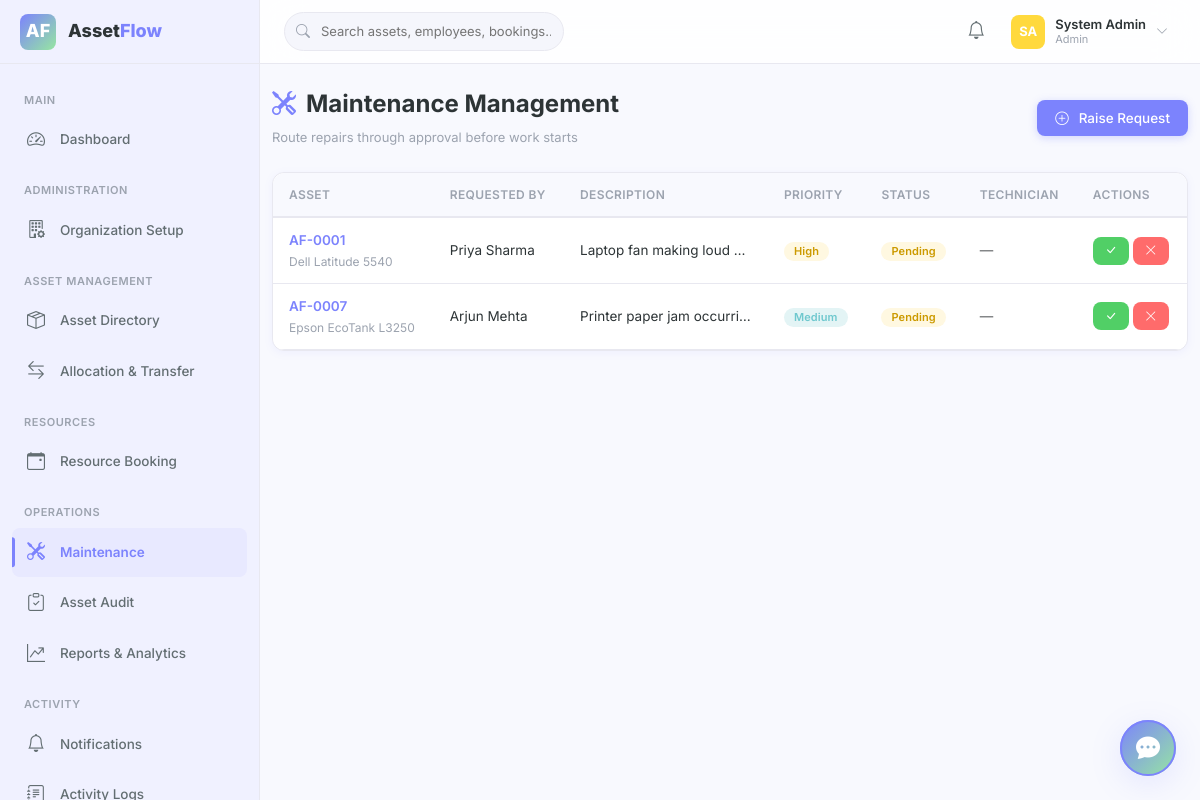
/maintenance (signed in), run on the app's committed database.
### tables this page shows
CREATE TABLE maintenance_requests (
    id                  INT AUTO_INCREMENT PRIMARY KEY,
    asset_id            INT NOT NULL,
    requested_by        INT NOT NULL,
    approved_by         INT DEFAULT NULL,
    technician_id       INT DEFAULT NULL,
    description         TEXT NOT NULL,
    priority            ENUM('Low','Medium','High','Critical') NOT NULL DEFAULT 'Medium',
    status              ENUM('Pending','Approved','Rejected','Assigned','In Progress','Resolved') NOT NULL DEFAULT 'Pending',
    photo               VARCHAR(255) DEFAULT NULL,
    resolution_notes    TEXT DEFAULT NULL,
    resolved_at         DATETIME DEFAULT NULL,
    created_at          TIMESTAMP DEFAULT CURRENT_TIMESTAMP,
    updated_at          TIMESTAMP DEFAULT CURRENT_TIMESTAMP ON UPDATE CURRENT_TIMESTAMP,
    INDEX idx_maint_asset (asset_id),
    INDEX idx_maint_status (status),
    INDEX idx_maint_priority (priority),
    CONSTRAINT fk_maint_asset FOREIGN KEY (asset_id) REFERENCES assets(id) ON DELETE CASCADE,
    CONSTRAINT fk_maint_req FOREIGN KEY (requested_by) REFERENCES users(id) ON DELETE CASCADE,
    CONSTRAINT fk_maint_appr FOREIGN KEY (approved_by) REFERENCES users(id) ON DELETE SET NULL,
    CONSTRAINT fk_maint_tech FOREIGN KEY (technician_id) REFERENCES users(id) ON DELETE SET NULL
);

CREATE TABLE assets (
    id                  INT AUTO_INCREMENT PRIMARY KEY,
    asset_tag           VARCHAR(20) NOT NULL UNIQUE,
    name                VARCHAR(150) NOT NULL,
    category_id         INT DEFAULT NULL,
    serial_number       VARCHAR(100) DEFAULT NULL,
    acquisition_date    DATE DEFAULT NULL,
    acquisition_cost    DECIMAL(12,2) DEFAULT 0.00,
    `condition`         ENUM('New','Good','Fair','Poor') NOT NULL DEFAULT 'New',
    location            VARCHAR(200) DEFAULT NULL,
    status              ENUM('Available','Allocated','Reserved','Under Maintenance','Lost','Retired','Disposed') NOT NULL DEFAULT 'Available',
    is_bookable         TINYINT(1) NOT NULL DEFAULT 0,
    photo               VARCHAR(255) DEFAULT NULL,
    documents           JSON DEFAULT NULL,
    department_id       INT DEFAULT NULL,
    assigned_to         INT DEFAULT NULL,
    notes               TEXT DEFAULT NULL,
    created_at          TIMESTAMP DEFAULT CURRENT_TIMESTAMP,
    updated_at          TIMESTAMP DEFAULT CURRENT_TIMESTAMP ON UPDATE CURRENT_TIMESTAMP,
    INDEX idx_asset_status (status),
    INDEX idx_asset_category (category_id),
    INDEX idx_asset_dept (department_id),
    INDEX idx_asset_assigned (assigned_to),
    INDEX idx_asset_bookable (is_bookable),
    INDEX idx_asset_tag (asset_tag),
    CONSTRAINT fk_asset_category FOREIGN KEY (category_id) REFERENCES asset_categories(id) ON DELETE SET NULL,
    CONSTRAINT fk_asset_dept FOREIGN KEY (department_id) REFERENCES departments(id) ON DELETE SET NULL,
    CONSTRAINT fk_asset_assigned FOREIGN KEY (assigned_to) REFERENCES users(id) ON DELETE SET NULL
);

CREATE TABLE users (
    id              INT AUTO_INCREMENT PRIMARY KEY,
    name            VARCHAR(100) NOT NULL,
    email           VARCHAR(150) NOT NULL UNIQUE,
    password        VARCHAR(255) NOT NULL,
    role            ENUM('Admin','Asset Manager','Department Head','Employee') NOT NULL DEFAULT 'Employee',
    department_id   INT DEFAULT NULL,
    status          ENUM('Active','Inactive') NOT NULL DEFAULT 'Active',
    avatar          VARCHAR(255) DEFAULT NULL,
    reset_token     VARCHAR(255) DEFAULT NULL,
    reset_expiry    DATETIME DEFAULT NULL,
    created_at      TIMESTAMP DEFAULT CURRENT_TIMESTAMP,
    updated_at      TIMESTAMP DEFAULT CURRENT_TIMESTAMP ON UPDATE CURRENT_TIMESTAMP,
    INDEX idx_user_role (role),
    INDEX idx_user_status (status),
    INDEX idx_user_dept (department_id),
    CONSTRAINT fk_user_dept FOREIGN KEY (department_id) REFERENCES departments(id) ON DELETE SET NULL
);

### app/Controllers/MaintenanceController.php (called while the page is built, shortened)
<?php
class MaintenanceController extends Controller
{
    public function index(): void
    {
        $role = Auth::role();
        $sql = "SELECT m.*, a.asset_tag, a.name as asset_name, u.name as requester_name,
                       ap.name as approver_name, t.name as tech_name
                FROM maintenance_requests m
                JOIN assets a ON m.asset_id = a.id
                JOIN users u ON m.requested_by = u.id
                LEFT JOIN users ap ON m.approved_by = ap.id
                LEFT JOIN users t ON m.technician_id = t.id";
        if ($role === 'Employee') {
            $sql .= " WHERE m.requested_by = :uid";
            $params = ['uid' => Auth::id()];
        } else {
            $params = [];
        }
        $sql .= " ORDER BY m.created_at DESC LIMIT 100";
        $requests = Database::fetchAll($sql, $params);
        $employees = Database::fetchAll("SELECT id, name FROM users WHERE status='Active' ORDER BY name");
        $this->view('maintenance/index', ['requests' => $requests, 'employees' => $employees], 'Maintenance — AssetFlow');
    }
}

### public/index.php (called while the page is built, shortened)
<?php
require_once APP_PATH . '/Config/Database.php';
require_once APP_PATH . '/Core/Router.php';
require_once APP_PATH . '/Core/Controller.php';
require_once APP_PATH . '/Core/Auth.php';
require_once APP_PATH . '/Core/Helpers.php';
Router::dispatch();

### app/Config/Database.php (called while the page is built, shortened)
<?php
class Database
{
    private static ?PDO $instance = null;
    private static string $host = 'localhost';
    private static string $dbname = 'assetflow';
    private static string $username = 'root';
    private static string $password = '';
    private static string $charset = 'utf8mb4';
    public static function getInstance(): PDO
    {
        if (self::$instance === null) {
            $dsn = "mysql:host=" . self::$host . ";dbname=" . self::$dbname . ";charset=" . self::$charset;
            $options = [
                PDO::ATTR_ERRMODE            => PDO::ERRMODE_EXCEPTION,
                PDO::ATTR_DEFAULT_FETCH_MODE => PDO::FETCH_ASSOC,
                PDO::ATTR_EMULATE_PREPARES   => false,
            ];
            try {
                self::$instance = new PDO($dsn, self::$username, self::$password, $options);
            } catch (PDOException $e) {
                die("Database connection failed: " . $e->getMessage());
            }
        }
        return self::$instance;
    }
    public static function query(string $sql, array $params = []): PDOStatement
    {
        $stmt = self::getInstance()->prepare($sql);
        $stmt->execute($params);
        return $stmt;
    }
    public static function fetchAll(string $sql, array $params = []): array
    {
        return self::query($sql, $params)->fetchAll();
    }
}

### app/Core/Auth.php (called while the page is built, shortened)
<?php
class Auth
{
    public static function check(): bool
    {
        return isset($_SESSION['user_id']) && $_SESSION['user_id'] > 0;
    }
    public static function user(): ?array
    {
        return $_SESSION['user_data'];
    }
    public static function role(): ?string
    {
        $user = self::user();
        return $user['role'] ?? null;
    }
    public static function hasRole(string ...$roles): bool
    {
        $userRole = self::role();
        return $userRole && in_array($userRole, $roles);
    }
}

### app/Views/maintenance/index.php (the view, shortened to what this page needs)
<div class="page-header fade-in">
    <div><h1><i class="bi bi-tools"></i> Maintenance Management</h1><p>Route repairs through approval before work starts</p></div>
    <a href="/maintenance/create" class="btn btn-primary"><i class="bi bi-plus-circle me-1"></i> Raise Request</a>
</div>
<div class="card fade-in">
    <div class="card-body p-0">
        <div class="table-responsive">
            <table class="table table-hover mb-0">
                <thead><tr><th>Asset</th><th>Requested By</th><th>Description</th><th>Priority</th><th>Status</th><th>Technician</th><th>Actions</th></tr></thead>
                <tbody>
                    <?php if (empty($requests)): ?>
                    <tr><td colspan="7" class="text-center py-4 text-muted">No maintenance requests</td></tr>
                    <?php else: foreach ($requests as $r): ?>
                    <tr>
                        <td><a href="/assets/detail/<?= $r['asset_id'] ?>" style="font-weight:600;"><?= Helpers::e($r['asset_tag']) ?></a><div style="font-size:12px;color:var(--text-muted)"><?= Helpers::e($r['asset_name']) ?></div></td>
                        <td><?= Helpers::e($r['requester_name']) ?></td>
                        <td style="max-width:200px;overflow:hidden;text-overflow:ellipsis;white-space:nowrap;"><?= Helpers::e($r['description']) ?></td>
                        <td><?= Helpers::statusBadge($r['priority']) ?></td>
                        <td><?= Helpers::statusBadge($r['status']) ?></td>
                        <td><?= $r['tech_name'] ? Helpers::e($r['tech_name']) : '<span class="text-muted">—</span>' ?></td>
                        <td>
                            <div class="d-flex gap-1 flex-wrap">
                            <?php if ($r['status'] === 'Pending' && Auth::hasRole('Admin','Asset Manager')): ?>
                                <form method="POST" action="/maintenance/approve" class="d-inline"><button class="btn btn-sm btn-success" title="Approve"><i class="bi bi-check-lg"></i></button></form>
                                <form method="POST" action="/maintenance/reject" class="d-inline"><button class="btn btn-sm btn-danger" title="Reject"><i class="bi bi-x-lg"></i></button></form>
                            <?php endif; ?>
                            </div>
                        </td>
                    </tr>
                    <?php endforeach; endif; ?>
                </tbody>
            </table>
        </div>
    </div>
</div>

### app/Core/Helpers.php (shortened to what this page needs)
<?php
class Helpers
{
    public static function e(string $value): string
    {
        return htmlspecialchars($value, ENT_QUOTES, 'UTF-8');
    }
    public static function statusBadge(string $status): string
    {
        $class = $map[$status] ?? 'bg-secondary-subtle text-secondary';
        return '<span class="badge rounded-pill ' . $class . '">' . self::e($status) . '</span>';
    }
}

### app/Core/Router.php (shortened to what this page needs)
<?php
class Router
{
    private static array $routes = [];
    public static function get(string $path, string $controller, string $action): void
    {
        self::$routes[] = [
            'method'     => 'GET',
            'path'       => $path,
            'controller' => $controller,
            'action'     => $action,
        ];
    }
    public static function post(string $path, string $controller, string $action): void
    {
        self::$routes[] = [
            'method'     => 'POST',
            'path'       => $path,
            'controller' => $controller,
            'action'     => $action,
        ];
    }
    public static function dispatch(): void
    {
        $method = $_SERVER['REQUEST_METHOD'];
        $uri = parse_url($_SERVER['REQUEST_URI'], PHP_URL_PATH);
        $uri = rtrim($uri, '/') ?: '/';
        foreach (self::$routes as $route) {
            if ($route['method'] !== $method) {
                continue;
            }
            $params = self::matchRoute($route['path'], $uri);
            if ($params !== false) {
                $actionName = $route['action'];
                $controller = new $controllerName();
                call_user_func_array([$controller, $actionName], $params);
                return;
            }
        }
    }
    private static function matchRoute(string $pattern, string $uri): array|false
    {
        $regex = preg_replace('/\{([a-zA-Z_]+)\}/', '(?P<$1>[^/]+)', $pattern);
        $regex = '#^' . $regex . '$#';
        if (preg_match($regex, $uri, $matches)) {
            $params = [];
            return $params;
        }
        return false;
    }
}

### public/css/theme.css (style rules this page uses)
:root { --primary: #7C83FD; --primary-hover: #6B72E8; --primary-light: #B8BBFF; --primary-subtle: #E8E9FF; --primary-rgb: 124, 131, 253; --secondary: #96E6A1; --secondary-hover: #7DD889; --secondary-light: #C8F0CC; --secondary-subtle: #E8F8EA; --accent: #FFB5B5; --accent-hover: #FF9E9E; --accent-light: #FFD4D4; --accent-subtle: #FFF0F0; --success: #51CF66; --success-subtle: #E8F8EA; --warning: #FFD93D; --warning-subtle: #FFF8E1; --danger: #FF6B6B; --danger-subtle: #FFE8E8; --info: #6FC8CE; --info-subtle: #E3F4F5; --bg-body: #F8F9FE; --bg-card: #FFFFFF; --bg-sidebar: #F0F1FF; --bg-sidebar-hover: #E4E5FF; --bg-sidebar-active:#D8D9FF; --bg-input: #F5F6FC; --text-primary: #2D3436; --text-secondary: #636E72; --text-muted: #9CA3AF; --border: #E8E8F0; --border-focus: var(--primary); --gradient-hero: linear-gradient(135deg, #7C83FD 0%, #96E6A1 100%); --gradient-warm: linear-gradient(135deg, #FFB5B5 0%, #FFD93D 100%); --gradient-cool: linear-gradient(135deg, #6FC8CE 0%, #7C83FD 100%); --gradient-fresh: linear-gradient(135deg, #96E6A1 0%, #6FC8CE 100%); --shadow-xs: 0 1px 3px rgba(124, 131, 253, 0.04); --shadow-sm: 0 2px 8px rgba(124, 131, 253, 0.08); --shadow-md: 0 4px 16px rgba(124, 131, 253, 0.12); --shadow-lg: 0 8px 32px rgba(124, 131, 253, 0.16); --shadow-xl: 0 12px 48px rgba(124, 131, 253, 0.20); --radius-sm: 8px; --radius: 12px; --radius-lg: 16px; --radius-xl: 24px; --radius-pill: 50px; --sidebar-width: 260px; --sidebar-collapsed:70px; --header-height: 64px; --transition: all 0.3s cubic-bezier(0.4, 0, 0.2, 1); }
*, *::before, *::after { box-sizing: border-box; margin: 0; padding: 0; }
html { scroll-behavior: smooth; }
body { font-family: 'Inter', -apple-system, BlinkMacSystemFont, sans-serif; font-size: 14px; line-height: 1.6; color: var(--text-primary); background: var(--bg-body); -webkit-font-smoothing: antialiased; -moz-osx-font-smoothing: grayscale; overflow-x: hidden; }
h1, h2, h3, h4, h5, h6 { font-weight: 700; line-height: 1.3; color: var(--text-primary); }
h1 { font-size: 1.875rem; }
a { color: var(--primary); text-decoration: none; transition: var(--transition); }
.card { border: 1px solid var(--border); border-radius: var(--radius); box-shadow: var(--shadow-sm); background: var(--bg-card); transition: var(--transition); overflow: hidden; }
.card-body { padding: 20px; }
.btn { font-weight: 500; font-size: 13.5px; border-radius: var(--radius-sm); padding: 8px 18px; transition: var(--transition); border: none; display: inline-flex; align-items: center; gap: 6px; }
.btn-primary { background: var(--primary); color: white; box-shadow: 0 2px 8px rgba(var(--primary-rgb), 0.3); }
.btn-success { background: var(--success); color: white; }
.btn-danger { background: var(--danger); color: white; }
.btn-sm { padding: 5px 12px; font-size: 12px; }
.table { font-size: 13.5px; }
.table thead th { background: var(--bg-body); font-weight: 600; font-size: 12px; text-transform: uppercase; letter-spacing: 0.03em; color: var(--text-muted); border-bottom: 2px solid var(--border); padding: 12px 16px; white-space: nowrap; }
.table tbody td { padding: 12px 16px; vertical-align: middle; border-bottom: 1px solid var(--border); color: var(--text-primary); }
.table tbody tr { transition: var(--transition); }
.table-responsive { border-radius: var(--radius); overflow: hidden; }
.badge { font-size: 11px; font-weight: 600; padding: 4px 10px; border-radius: var(--radius-pill); letter-spacing: 0.01em; }
.bg-warning-subtle { background: var(--warning-subtle) !important; }
.text-warning { color: #cc9a00 !important; }
.bg-info-subtle { background: var(--info-subtle) !important; }
.text-info { color: var(--info) !important; }

### public/css/custom.css (style rules this page uses)
.page-header { display: flex; align-items: center; justify-content: space-between; margin-bottom: 24px; flex-wrap: wrap; gap: 12px; }
.page-header h1 { font-size: 1.5rem; font-weight: 700; display: flex; align-items: center; gap: 10px; }
.page-header h1 i { color: var(--primary); }
.page-header p { color: var(--text-muted); font-size: 13px; margin: 2px 0 0 0; }
.fade-in { animation: fadeIn 0.4s ease; }

### data on the page
maintenance_requests: asset.asset_tag "AF-0001", asset.name "Dell Latitude 5540", requested_by.name "Priya Sharma", description "Laptop fan making loud…", priority "High Pending"
maintenance_requests: asset.asset_tag "AF-0007", asset.name "Epson EcoTank L3250", requested_by.name "Arjun Mehta", description "Printer paper jam occurri…", priority "Medium Pending"
